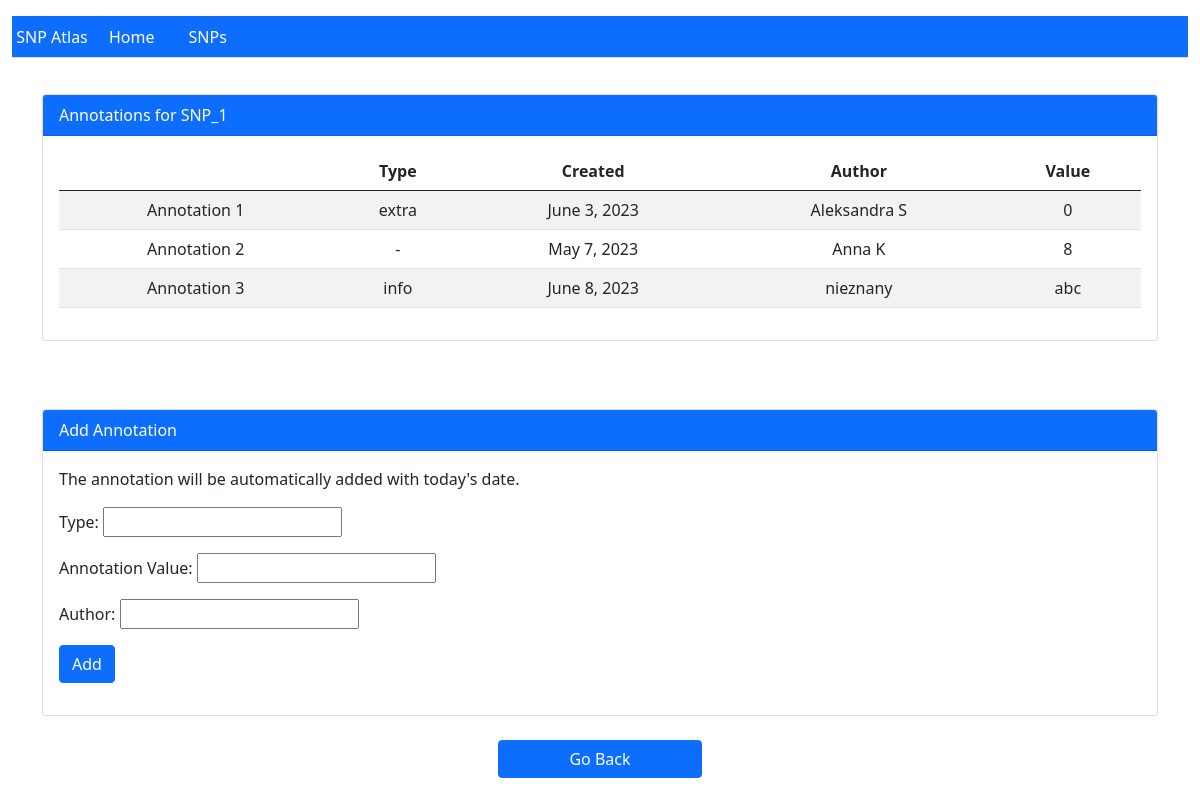
Screenshot of /snp/annotation/1 with the database file from the repository.
### snp/models.py (models this page shows)
class Annotation(models.Model):
    sort = models.CharField(max_length=50)
    value = models.CharField(max_length=200)
    author = models.CharField(max_length=200, null=True, blank=True, default='')
    an_date = models.DateField(null=True, blank=True)
    snp = models.ForeignKey(SNP, on_delete=models.CASCADE, default='')
    class Meta:
        unique_together = [["sort", "snp"]]

### snp/views.py (the view)
# urls.py: path("annotation/<int:id>", views.annotation_details, name="annotation_details")
def annotation_details(request, id):
    snp = SNP.objects.get(id=id)
    if request.method == 'POST':
        form = AnnotationForm(request.POST)
        if form.is_valid():
            annotation = form.save(commit=False)
            annotation.snp = snp
            annotation.an_date = date.today()
            annotation.save()
            return redirect('annotation_details', id=id)
    else:
        form = AnnotationForm(initial={'snp': snp})
    template = loader.get_template("snp/annotation_details.html")
    context = {
        'snp_id': id,
        'snp': snp,
        'annotations': Annotation.objects.filter(snp=snp),
        'form': form
    }
    return HttpResponse(template.render(context, request))

### snp/forms.py
class AnnotationForm(forms.ModelForm):
    class Meta:
        model = Annotation
        fields = ['sort', 'value', 'author']
        labels = {
            'sort': 'Type',
            'value': 'Annotation Value',
            'author': 'Author',
            'an_date': 'Annotation Date',
            'snp': 'Associated SNP'
        }
        widgets = {
            'an_date': forms.HiddenInput(),
            'snp': forms.HiddenInput()
        }

### snp/templates/snp/annotation_details.html (shortened to what this page needs)
{% extends "snp/base.html" %}
{% block content %}
{% load static %}
<div class="container">
<div class="row align-items-center justify-content-center">
  <div class="col-lg-12 mb-4">
      <div class="col-lg-12 mb-4">
         <div class="card">
<div class="card-header navbar-light bg-primary text-white">Annotations for SNP_{{snp_id}}</div>
    <div class="card-body">
        <table class="table table-striped table-hover text-center">
            <thead>
            <tr>
                <th scope="col"></th>
                <th scope="col">Type</th>
                <th scope="col">Created</th>
                <th scope="col">Author</th>
                <th scope="col">Value</th>
            </tr>
            </thead>
            <tbody>
                {% for a in annotations %}
                <tr>
                <td>Annotation {{forloop.counter}}</td>
                <td>{{a.sort}}</td>
                <td>{{a.an_date}}</td>
                <td>{{a.author}}</td>
                <td>{{a.value}}</td>
                </tr>
                {% endfor %}
            </tbody>
            </table>
    </div>
</div>
</div>
</div>
</div>
<div class="col-lg-12 mb-4">
    <div class="col-lg-12 mb-4">
       <div class="card">
    <div class="card-header navbar-light bg-primary text-white">Add Annotation</div>
    <div class="card-body">
        <p>The annotation will be automatically added with today's date.</p>
        <form method="POST" action="{% url 'annotation_details' snp_id %}">
            {{ form.as_p }}
            <button type="submit" class="btn btn-primary">Add</button>
        </form>
    </div>
</div>
</div>
</div>
</div>
<div class="row align-items-center justify-content-center">
    <a class="btn btn-primary btn col-2" href="{% url 'index' %}?page=1">Go Back</a>
</div>
{% endblock %}

### snp/templates/snp/base.html (shortened to what this page needs)
{% load static %}
<html lang="en">
<head>
<link href="https://cdn.jsdelivr.net/npm/bootstrap@5.0.2/dist/css/bootstrap.min.css" rel="stylesheet">
<link rel="stylesheet" href="https://cdnjs.cloudflare.com/ajax/libs/font-awesome/5.15.3/css/all.min.css">
</head>
<body>
    <div class="container-fluid mx-auto my-3">
        <ul class="nav nav-tabs navbar-light bg-primary">
          <li class="nav-item d-flex align-items-center justify-content-center" style="width: 80px;">
            <a style="color: white;">SNP Atlas</a>
          </li>
          <li class="nav-item">
            <a class="nav-link text-white" aria-current="page" href="{% url 'home' %}">Home</a>
          </li>
          <li class="nav-item">
            <a class="nav-link text-white" href="{% url 'index' %}">SNPs</a>
          </li>
        </ul>
    </div>
    <div class="main_content">
        {% block content %}{% endblock %}
    </div>
</body>
</html>

### snp/templates/snp/base.html (style rules this page uses)
.card { margin-top: 20px; }
.container-fluid { max-width: 1700px; }

### rows the page displays
Annotation: sort "extra", an_date "June 3, 2023", author "Aleksandra S", value "0"
Annotation: sort "-", an_date "May 7, 2023", author "Anna K", value "8"
Annotation: sort "info", an_date "June 8, 2023", author "nieznany", value "abc"

### other values shown
{{ snp_id }} "1"
